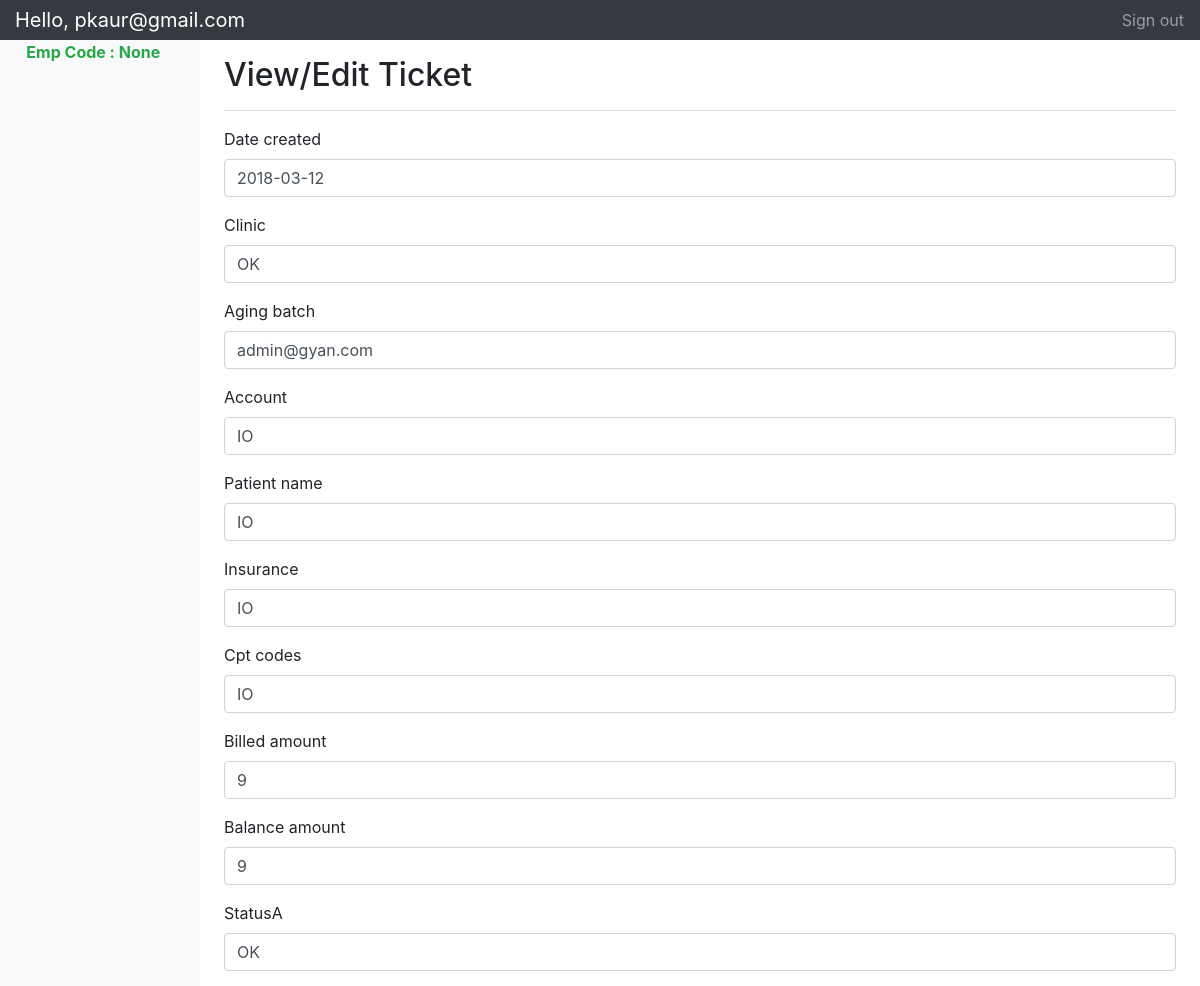
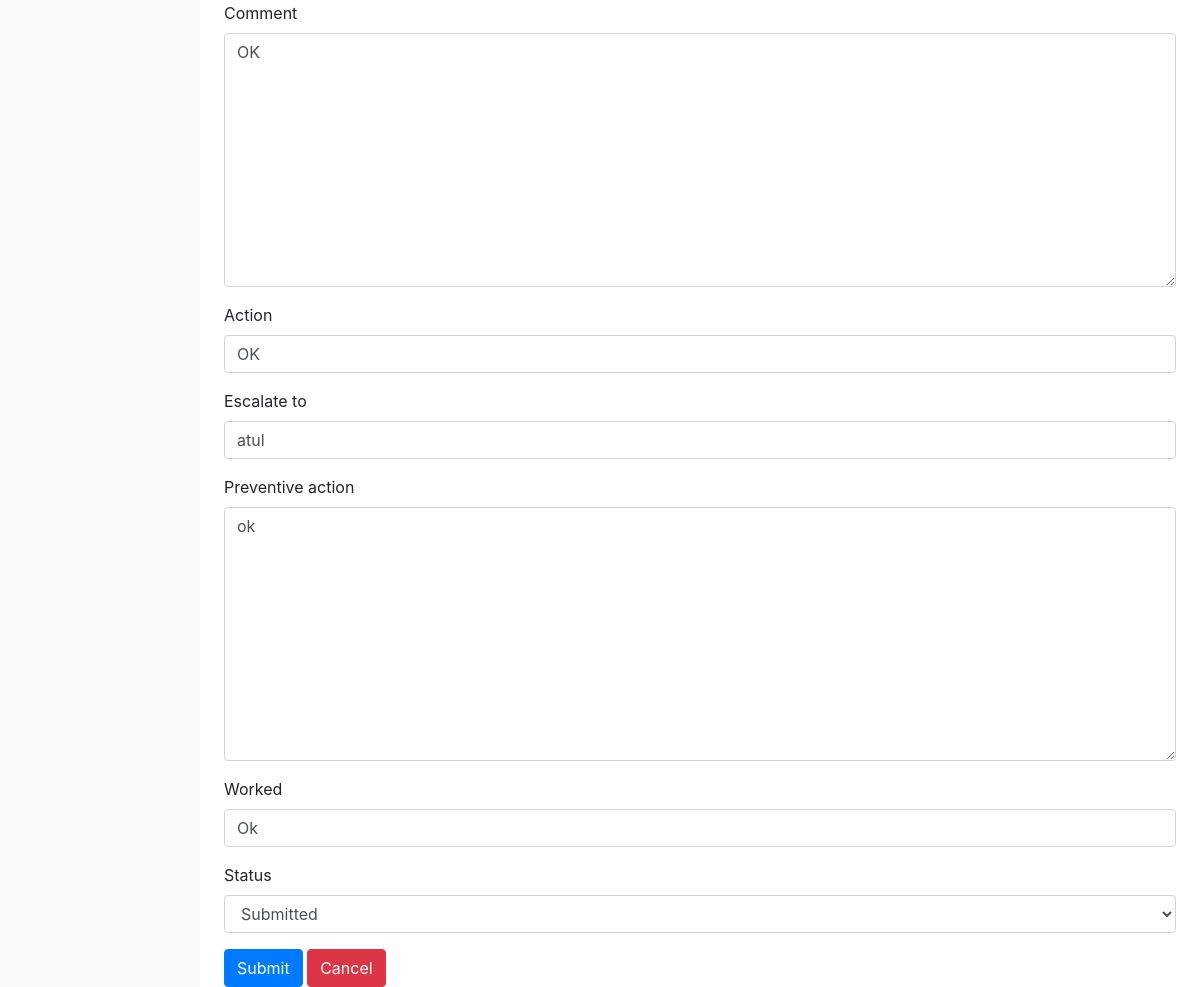
/tickets/edit/1/ (signed in), run on the app's committed database (2 pictures, top to bottom).
### accounts/models.py (models this page shows, shortened)
class MyUser(AbstractBaseUser, PermissionsMixin):
    email = models.EmailField(unique=True, null=True)
    is_staff = models.BooleanField(
        _('staff status'),
        default=False,
        help_text=_('Designates whether the user can log into this site.'),
    )
    is_active = models.BooleanField(
        _('active'),
        default=True,
        help_text=_(
            'Designates whether this user should be treated as active. '
            'Unselect this instead of deleting accounts.'
        ),
    )
    is_manager = models.BooleanField(
        _('Manager status'),
        default=False
    )
    emp_code = models.CharField(max_length=50, blank=True, null=True)
    image = models.ImageField(blank=True)
    USERNAME_FIELD = 'email'
    objects = MyUserManager()
    def __str__(self):
        return self.email
    class Meta:
        verbose_name = "User"
        verbose_name_plural = "Users"

### tickets/models.py (models this page shows, shortened)
class Ticket(models.Model):
    REJECTED = 1  # Manager can this <=pending>
    CLOSED = 2  # Manager can do this
    SUBMITTED = 3  # User can do this and manager
    STATUSES = (
        (REJECTED, 'Reverted'),
        (CLOSED, 'Closed'),
        (SUBMITTED, 'Submitted')
    )
    date_created = models.DateField()
    clinic = models.CharField(max_length=50, blank=True)
    aging_batch = models.CharField(max_length=50, blank=True)
    account = models.CharField(max_length=50, blank=True)
    patient_name = models.CharField(max_length=50, blank=True)
    insurance = models.CharField(max_length=100, blank=True)
    cpt_codes = models.CharField(max_length=100, blank=True)
    billed_amount = models.IntegerField(default=0)
    balance_amount = models.IntegerField(default=0)
    statusA = models.CharField(max_length=60, blank=True)
    comment = models.TextField(blank=True)
    action = models.CharField(max_length=60)
    escalate_to = models.CharField(max_length=100, blank=True)
    preventive_action = models.TextField(blank=True)
    worked = models.CharField(max_length=255, blank=True)
    status = models.IntegerField(choices=STATUSES, default=SUBMITTED)
    form_user = models.ForeignKey(MyUser, on_delete=models.CASCADE, related_name='form_user', default=1)
    class Meta:
        ordering = ['-id']

### tickets/views.py (the view)
# urls.py: url(r'^tickets/edit/(?P<id>[0-9]+)/$', edit_ticket),
@login_required
def edit_ticket(request, id):
    obj = get_object_or_404(Ticket, pk=id)
    if request.method == 'POST':
        form = EditTicketForm(request.POST, instance=obj)
        if form.is_valid():
            user = MyUser.objects.get(pk=request.user.id)
            form.save(user_id=user)
            messages.success(request, 'Ticket submission successful')
            return redirect('/tickets/list/')
    else:
        form = EditTicketForm(instance=obj)
    return render(request, 'tickets/edit.html', {'form': form})

### tickets/forms.py (shortened to what this page needs)
class EditTicketForm(ModelForm):
    class Meta:
        model = Ticket
        exclude = ('escalated', 'form_user')

### templates/tickets/edit.html (shortened to what this page needs)
<!doctype html>
<html lang="en">
<head>
    {% load bootstrap4 %}
    {% bootstrap_css %}
</head>
<body>
<nav class="navbar navbar-dark sticky-top bg-dark flex-md-nowrap p-0">
    <a class="navbar-brand col-sm-3 col-md-2 mr-0" href="#">Hello, {{user}}</a>
    <ul class="navbar-nav px-3">
        <li class="nav-item text-nowrap">
            <a class="nav-link" href="/logout">Sign out</a>
        </li>
    </ul>
</nav>
<div class="container-fluid">
    <div class="row">
        <nav class="col-md-2 d-none d-md-block bg-light sidebar">
            <div class="sidebar-sticky">
                <ul class="nav flex-column">
                    <li class="nav-item">
                        <strong class="text text-success">
                            &nbsp;&nbsp;&nbsp;Emp Code : {{user.emp_code}}</strong>
                    </li>
                </ul>
            </div>
        </nav>
        <main role="main" class="col-md-9 ml-sm-auto col-lg-10 pt-3 px-4">
            <div class="d-flex justify-content-between flex-wrap flex-md-nowrap align-items-center pb-2 mb-3 border-bottom">
                <h1 class="h2">View/Edit Ticket</h1>
            </div>
            <form method="post" class="form" id="edit">
                {% bootstrap_form form %}
                {% buttons %}
                    <button type="submit" class="btn btn-primary">Submit</button>
                    <a class="btn btn-danger" href="/accounts/profile">Cancel</a>
                {% endbuttons %}
            </form>
        </main>
    </div>
</div>
</body>
</html>

### data on the page
MyUser: email "pkaur@gmail.com", emp_code "None"
Ticket: date_created "2018-03-12", clinic "OK", aging_batch "admin@gyan.com", account "IO", patient_name "IO", insurance "IO", cpt_codes "IO", billed_amount "9", balance_amount "9", statusA "OK", comment "OK", action "OK", escalate_to "atul", preventive_action "ok", worked "Ok", status "Submitted"
